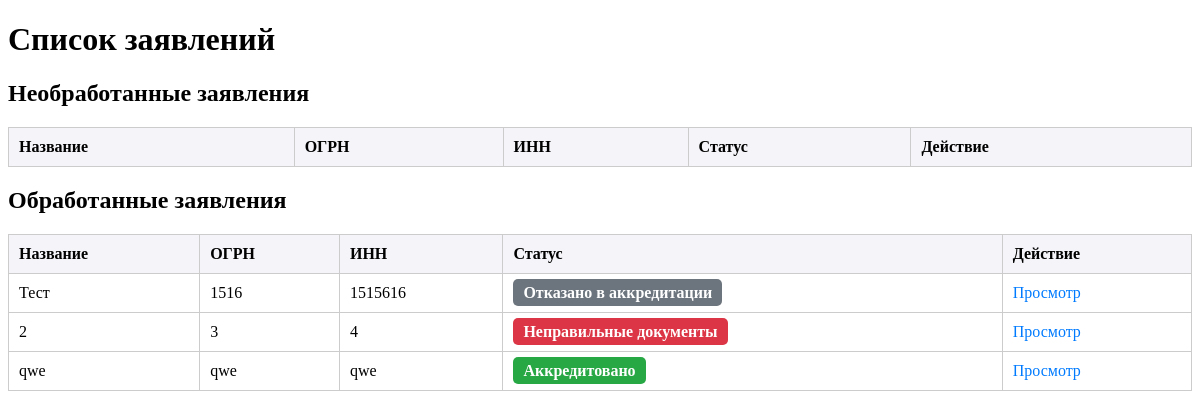
The app's page /applications/ with its own data.
### submission/models.py (models this page shows, shortened)
class AccreditationApplication(models.Model):
    STATUS_CHOICES = [
        ('not_reviewed', 'Не рассмотрено'),
        ('invalid_docs', 'Неправильные документы'),
        ('rejected', 'Отказано в аккредитации'),
        ('approved', 'Аккредитовано'),
    ]
    applicant_category = models.CharField(max_length=255)
    full_name = models.CharField(max_length=255)
    ogrn = models.CharField(max_length=13, unique=True)
    inn = models.CharField(max_length=12, unique=True)
    phone_number = models.CharField(max_length=15)
    email = models.EmailField(blank=True, null=True)
    representative_category = models.CharField(max_length=255)
    last_name = models.CharField(max_length=255)
    first_name = models.CharField(max_length=255)
    middle_name = models.CharField(max_length=255, blank=True, null=True)
    representative_phone_number = models.CharField(max_length=15)
    representative_email = models.EmailField(blank=True, null=True)
    document_type = models.CharField(max_length=255)
    document_series = models.CharField(max_length=10)
    document_number = models.CharField(max_length=15)
    document_date = models.DateField()
    issued_by = models.TextField()
    subdivision_code = models.CharField(max_length=10)
    status = models.CharField(
        max_length=20,
        choices=STATUS_CHOICES,
        default='not_reviewed'
    )
    created_at = models.DateTimeField(auto_now_add=True)

### submission/views.py (the view)
# urls.py: path('applications/', views.application_list, name='application_list'),
def application_list(request):
    pending = AccreditationApplication.objects.filter(status='not_reviewed')  # Необработанные
    processed = AccreditationApplication.objects.exclude(status='not_reviewed')  # Обработанные
    return render(request, 'application_list.html', {'pending': pending, 'processed': processed})

### submission/templates/application_list.html (shortened to what this page needs)
<!DOCTYPE html>
<html lang="ru">
<head>
</head>
<body>
    <h1>Список заявлений</h1>
    <h2>Необработанные заявления</h2>
    <table>
        <thead>
            <tr>
                <th>Название</th>
                <th>ОГРН</th>
                <th>ИНН</th>
                <th>Статус</th>
                <th>Действие</th>
            </tr>
        </thead>
    </table>
    <h2>Обработанные заявления</h2>
    <table>
        <thead>
            <tr>
                <th>Название</th>
                <th>ОГРН</th>
                <th>ИНН</th>
                <th>Статус</th>
                <th>Действие</th>
            </tr>
        </thead>
        <tbody>
            {% for application in processed %}
            <tr>
                <td>{{ application.full_name }}</td>
                <td>{{ application.ogrn }}</td>
                <td>{{ application.inn }}</td>
                <td>
                    <span class="status {{ application.status }}">
                        {{ application.get_status_display }}
                    </span>
                </td>
                <td><a href="{% url 'application_detail' application.id %}">Просмотр</a></td>
            </tr>
            {% endfor %}
        </tbody>
    </table>
</body>
</html>

### submission/templates/application_list.html (style rules this page uses)
table { width: 100%; border-collapse: collapse; }
th, td { padding: 10px; border: 1px solid #ccc; text-align: left; }
th { background-color: #f4f4f9; }
a { color: #007BFF; text-decoration: none; }
.status { font-weight: bold; padding: 5px 10px; border-radius: 5px; color: white; }
.status.invalid_docs { background-color: #dc3545; }
.status.rejected { background-color: #6c757d; }
.status.approved { background-color: #28a745; }

### records on screen
AccreditationApplication: full_name "Тест", ogrn "1516", inn "1515616", status "Отказано в аккредитации"
AccreditationApplication: full_name "2", ogrn "3", inn "4", status "Неправильные документы"
AccreditationApplication: full_name "qwe", ogrn "qwe", inn "qwe", status "Аккредитовано"
